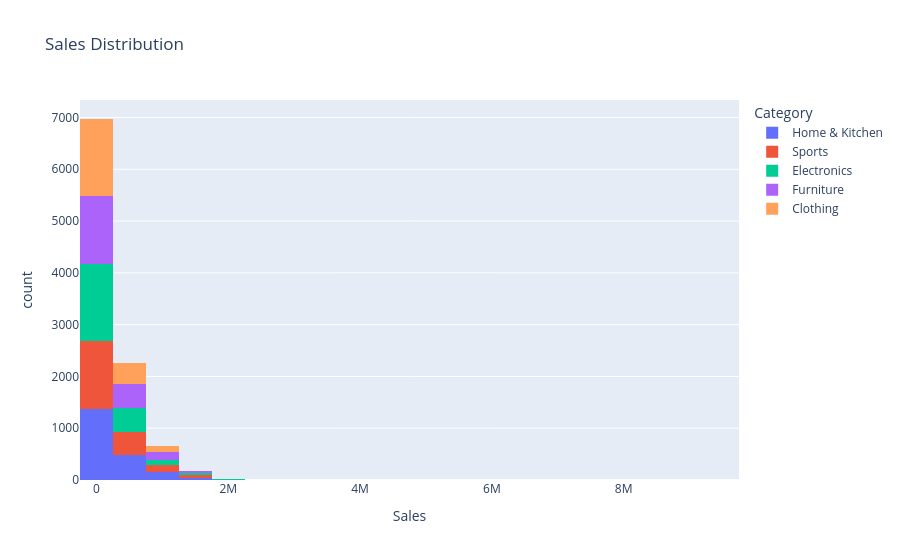

The code cell stored with this chart in its notebook:
### Markdown cell above
**Code Cell 3
Number of Bins**

### Code cell
fig = px.histogram(

    df,

    x="Sales",

    nbins=30,

    title="Sales Distribution"

)

fig.show()

### Figure 1 — Plotly figure (JSON) as saved in the notebook; plotly's stock layout.template omitted (floating-point values rounded to 4 significant figures; data arrays with more than 128 entries replaced by an {"elided": "..."} marker saying what was removed)
{"data": [{"bingroup": "x", "hovertemplate": "Category=Home & Kitchen<br>Sales=%{x}<br>count=%{y}<extra></extra>", "legendgroup": "Home & Kitchen", "marker": {"color": "#636efa", "pattern": {"shape": ""}}, "name": "Home & Kitchen", "nbinsx": 30, "orientation": "v", "showlegend": true, "type": "histogram", "x": {"elided": "2033 float values"}, "xaxis": "x", "yaxis": "y"}, {"bingroup": "x", "hovertemplate": "Category=Sports<br>Sales=%{x}<br>count=%{y}<extra></extra>", "legendgroup": "Sports", "marker": {"color": "#EF553B", "pattern": {"shape": ""}}, "name": "Sports", "nbinsx": 30, "orientation": "v", "showlegend": true, "type": "histogram", "x": {"elided": "1980 float values"}, "xaxis": "x", "yaxis": "y"}, {"bingroup": "x", "hovertemplate": "Category=Electronics<br>Sales=%{x}<br>count=%{y}<extra></extra>", "legendgroup": "Electronics", "marker": {"color": "#00cc96", "pattern": {"shape": ""}}, "name": "Electronics", "nbinsx": 30, "orientation": "v", "showlegend": true, "type": "histogram", "x": {"elided": "2060 float values"}, "xaxis": "x", "yaxis": "y"}, {"bingroup": "x", "hovertemplate": "Category=Furniture<br>Sales=%{x}<br>count=%{y}<extra></extra>", "legendgroup": "Furniture", "marker": {"color": "#ab63fa", "pattern": {"shape": ""}}, "name": "Furniture", "nbinsx": 30, "orientation": "v", "showlegend": true, "type": "histogram", "x": {"elided": "1987 float values"}, "xaxis": "x", "yaxis": "y"}, {"bingroup": "x", "hovertemplate": "Category=Clothing<br>Sales=%{x}<br>count=%{y}<extra></extra>", "legendgroup": "Clothing", "marker": {"color": "#FFA15A", "pattern": {"shape": ""}}, "name": "Clothing", "nbinsx": 30, "orientation": "v", "showlegend": true, "type": "histogram", "x": {"elided": "2040 float values"}, "xaxis": "x", "yaxis": "y"}], "layout": {"barmode": "relative", "legend": {"title": {"text": "Category"}, "tracegroupgap": 0}, "title": {"text": "Sales Distribution"}, "xaxis": {"anchor": "y", "domain": [0, 1], "title": {"text": "Sales"}}, "yaxis": {"anchor": "x", "domain": [0, 1], "title": {"text": "count"}}}}
